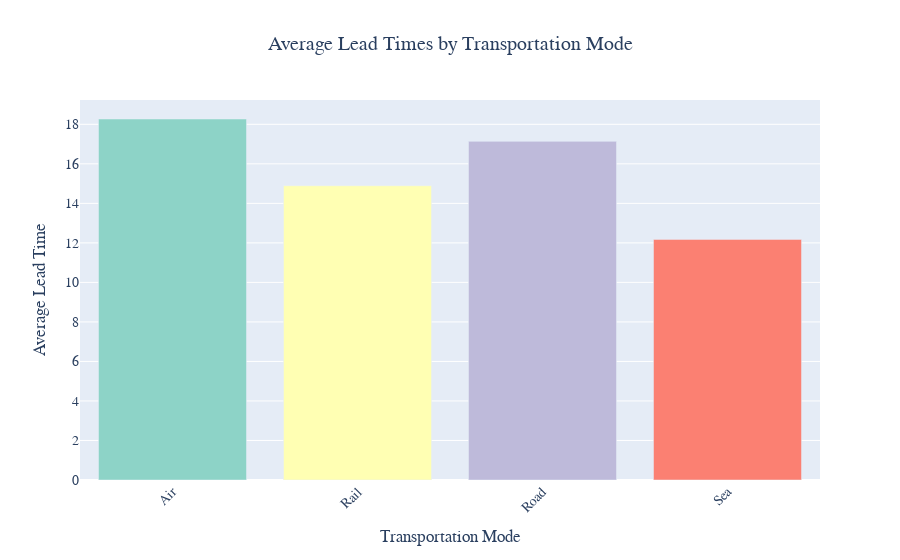

Notebook code cell kept with this figure:
### Code cell
avg_lead_times_transport = supply_data.groupby(['Transportation modes'])['Lead times'].mean().reset_index()

fig = px.bar(avg_lead_times_transport, x='Transportation modes', y='Lead times',
             labels={'Transportation modes': 'Transportation Mode', 'Lead times': 'Average Lead Time'},
             title='Average Lead Times by Transportation Mode')


color_scale = px.colors.qualitative.Set3  
fig.update_traces(marker_color=color_scale)


fig.update_layout(
    title=dict(text='Average Lead Times by Transportation Mode', x=0.5),
    xaxis_title='Transportation Mode',
    yaxis_title='Average Lead Time',
    xaxis_tickangle=-45,  
    font=dict(family="Arial", size=14),
    showlegend=False  # Remove legend
)

fig.show()

### Figure 1 — Plotly figure (JSON) as saved in the notebook; plotly's stock layout.template omitted (floating-point values rounded to 4 significant figures)
{"data": [{"alignmentgroup": "True", "hovertemplate": "Transportation Mode=%{x}<br>Average Lead Time=%{y}<extra></extra>", "legendgroup": "", "marker": {"color": ["rgb(141,211,199)", "rgb(255,255,179)", "rgb(190,186,218)", "rgb(251,128,114)", "rgb(128,177,211)", "rgb(253,180,98)", "rgb(179,222,105)", "rgb(252,205,229)", "rgb(217,217,217)", "rgb(188,128,189)", "rgb(204,235,197)", "rgb(255,237,111)"], "pattern": {"shape": ""}}, "name": "", "offsetgroup": "", "orientation": "v", "showlegend": false, "textposition": "auto", "type": "bar", "x": ["Air", "Rail", "Road", "Sea"], "xaxis": "x", "y": [18.27, 14.89, 17.14, 12.18], "yaxis": "y"}], "layout": {"barmode": "relative", "font": {"family": "Arial", "size": 14}, "legend": {"tracegroupgap": 0}, "showlegend": false, "title": {"text": "Average Lead Times by Transportation Mode", "x": 0.5}, "xaxis": {"anchor": "y", "domain": [0, 1], "tickangle": -45, "title": {"text": "Transportation Mode"}}, "yaxis": {"anchor": "x", "domain": [0, 1], "title": {"text": "Average Lead Time"}}}}
